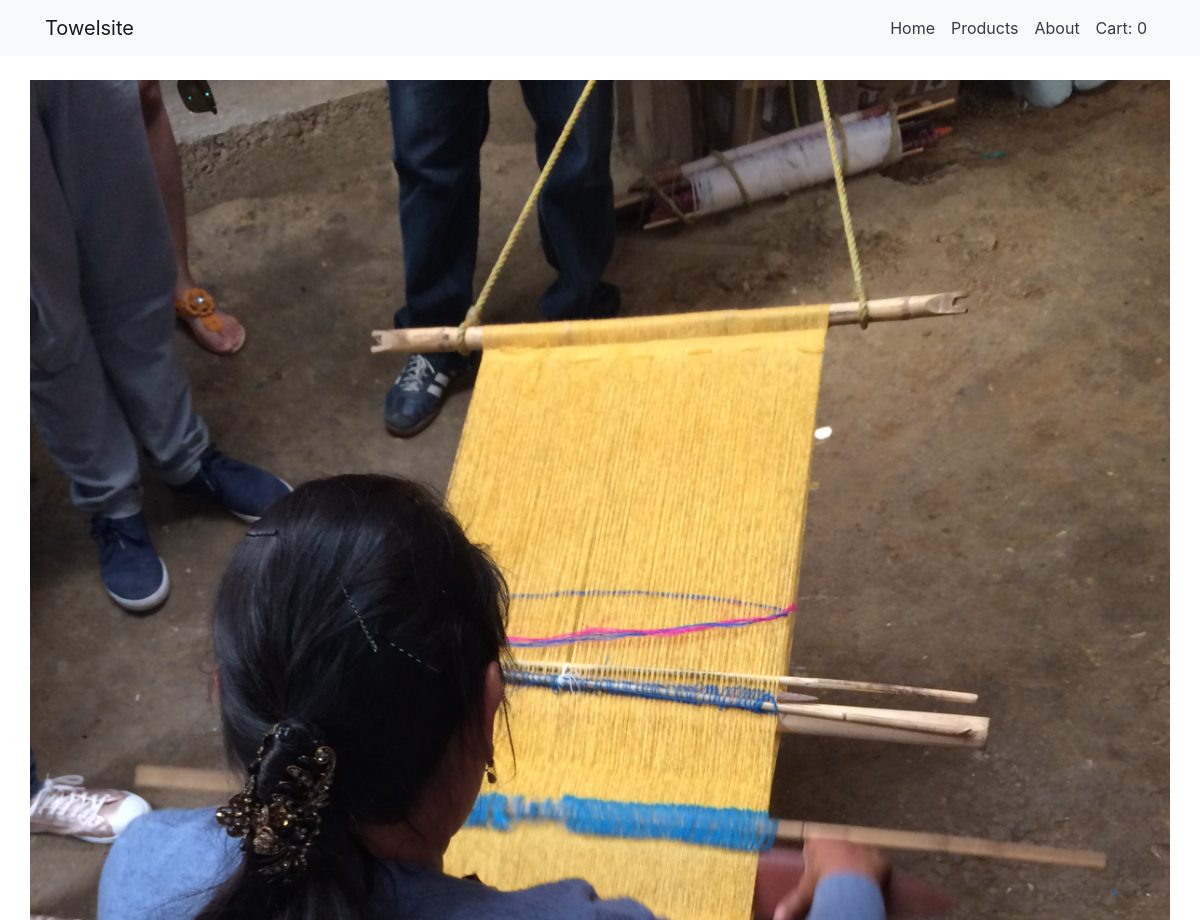
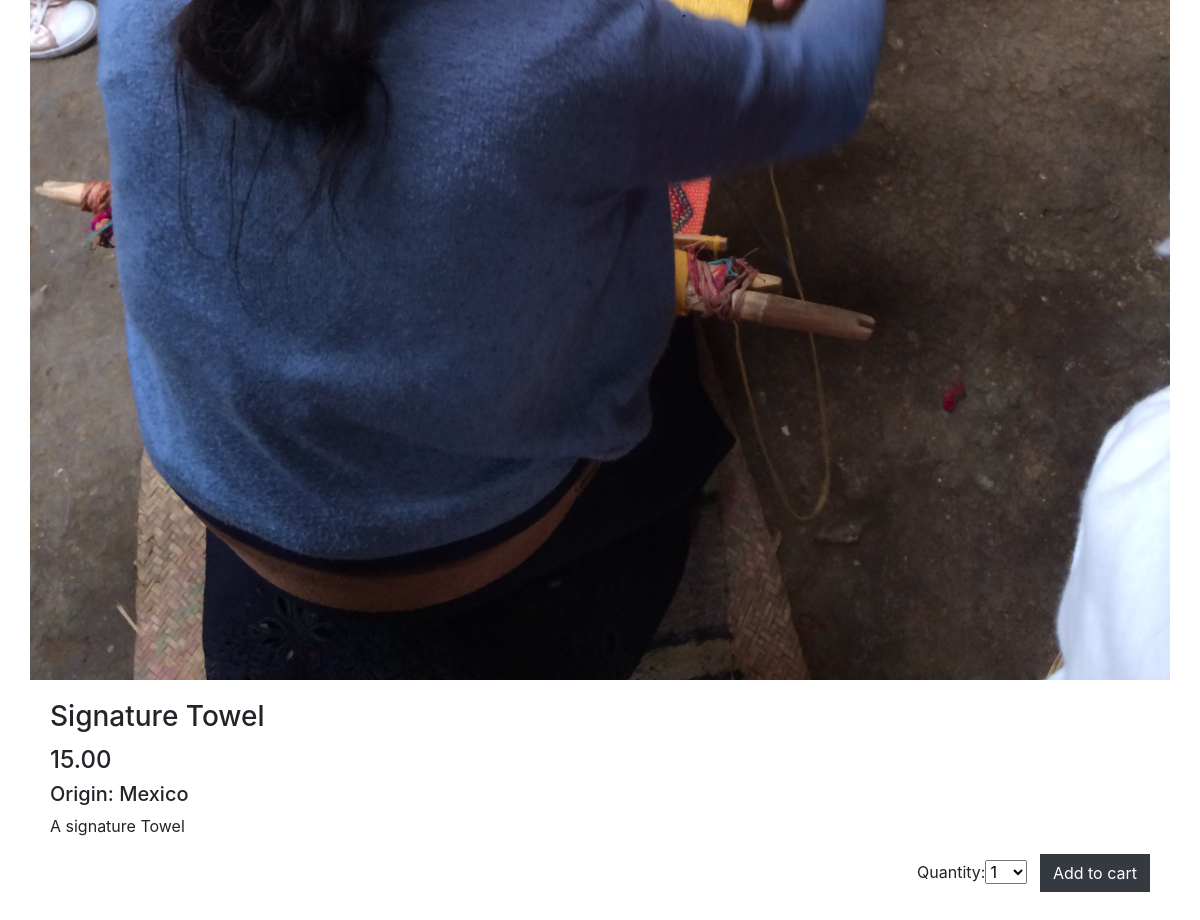
Page /product/1 on the committed database (2 pictures, top to bottom).
### databse/models.py (models this page shows, shortened)
class Product(models.Model):
    name = models.CharField(max_length=200)
    quickDescript = models.TextField(max_length=200, help_text='Enter a brief description of the product')
    description = models.TextField(max_length=1000, help_text='Enter a brief description of the product')
    origin = models.CharField(max_length=200)
    price = models.DecimalField(max_digits=10, decimal_places=2)
    photo = models.ImageField(upload_to='templates/products/%Y/%m/%d', blank = True)
    category = models.ManyToManyField(Category, help_text='Select a category for this product')
    stock = models.IntegerField()

### databse/views.py (the view)
# urls.py: path('product/<int:pk>', views.ProductDetailView.as_view(), name='product-detail'),
class ProductDetailView(generic.DetailView):
    model = Product
    cart_product_form = CartAddProductForm()
    template_name = 'product_detail.html'
    def get_context_data(self, **kwargs):
        context = super(ProductDetailView, self).get_context_data(**kwargs)
        context['cart_product_form'] = CartAddProductForm()
        return context

### cart1/forms.py
class CartAddProductForm(forms.Form):
    quantity = forms.TypedChoiceField(choices=PRODUCT_QUANTITY_CHOICES, coerce=int)
    update = forms.BooleanField(required=False, initial=False, widget=forms.HiddenInput)

### cart1/cart.py (called while the page is built)
    def __len__(self):
        return sum(item['quantity'] for item in self.cart.values())

### cart1/context_processors.py (called while the page is built)
def cart(request):
    return {'cart': Cart(request)}

### databse/templates/product_detail.html (shortened to what this page needs)
{% extends 'base.html' %}
{% load static %}
{% block content %}
<div class="container">
  <div class="row">
<div class="card mt-4 mb-4 border-0">
  <img class="card-img-top rounded-0 img-fluid" src="{{ product.photo.url }}" alt="">
  <div class="card-body">
    <h3 class="card-title">{{ product.name }}</h3>
    <h4>{{ product.price }}</h4>
    <h5>Origin: {{ product.origin }}</h5>
    <p class="card-text">{{ product.description }}</p>
    <form class="float-right" action="{% url "cart:cart_add" product.id %}" method="post">
        {{ cart_product_form }}
        <input class="btn btn-dark ml-2 rounded-0" type="submit" value="Add to cart">
    </form>
  </div>
</div>
</div>
</div>
{% endblock content %}

### rows in the picture
Product: photo (picture), name "Signature Towel", price "15.00", origin "Mexico", description "A signature Towel"
